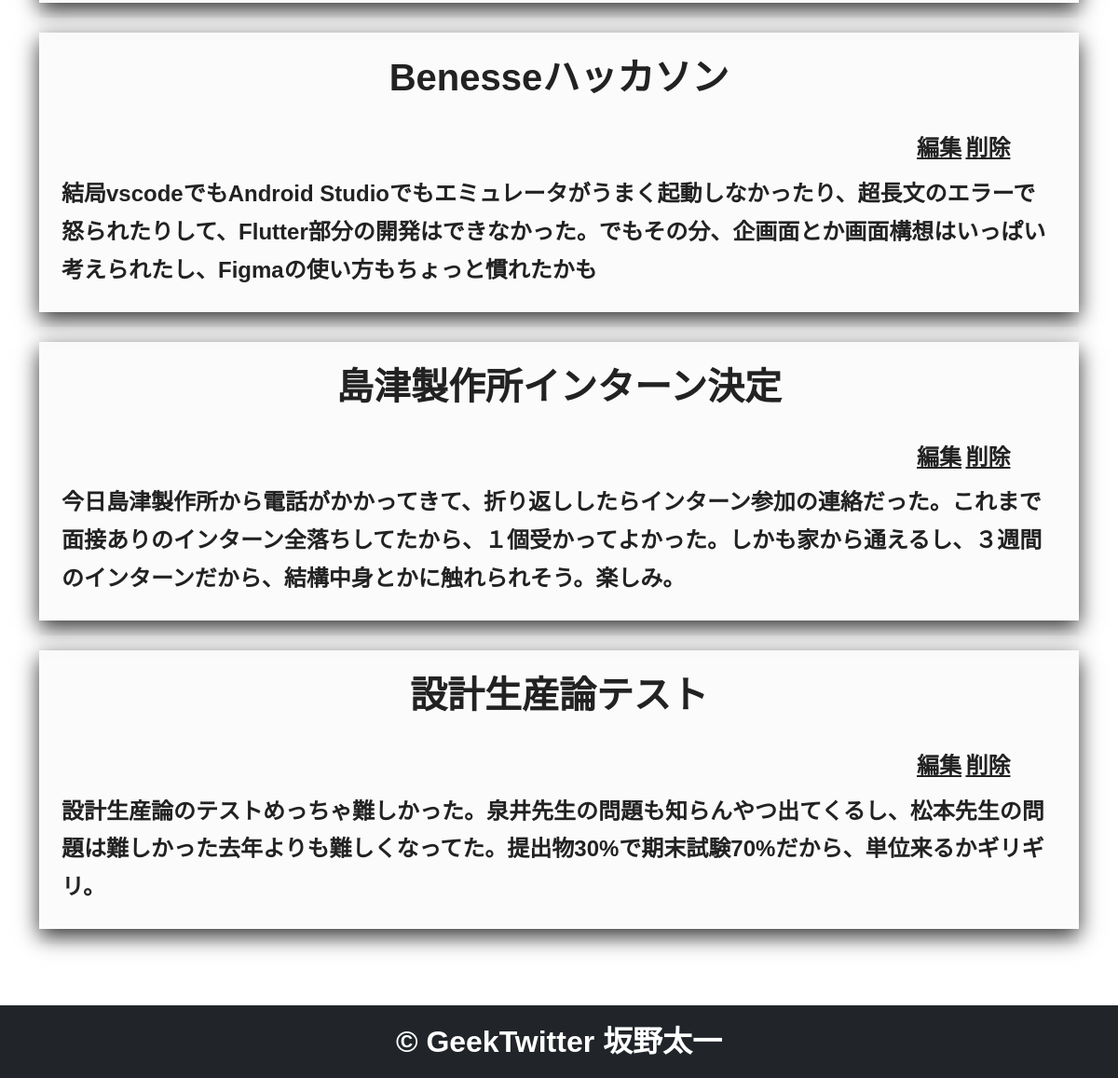
Before: /index (signed in, lower part) with the older database file.
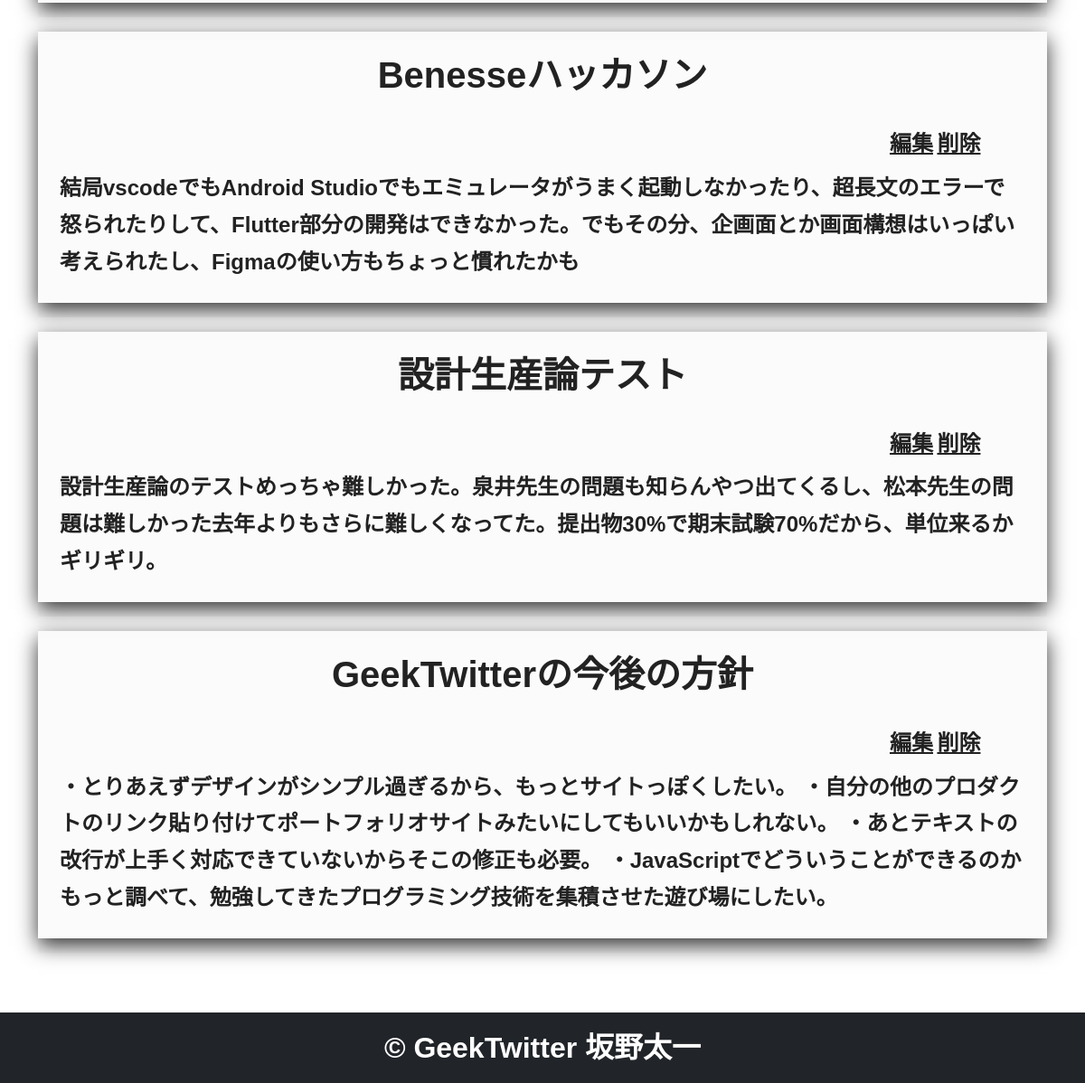
After: the same page with the newer database file.
### app.py (models this page shows)
class Post(db.Model):
    id = db.Column(
        db.Integer, primary_key=True
    )  # primary_key : それぞれの投稿を判断する主Key
    title = db.Column(db.String(50), nullable=False)
    body = db.Column(db.String(400), nullable=False)
    created_at = db.Column(
        db.DateTime, nullable=False, default=datetime.now(pytz.timezone("Asia/Tokyo"))
    )

### app.py (the view)
@app.route("/index", methods=["GET", "POST"])
@login_required
def index():
    if request.method == "POST":
        text_input = request.form.get("search")
        print(f"text_input : {text_input}")
        if (text_input is None) or len(text_input) == 0:
            posts = Post.query.all()
        else:
            posts = (
                db.session.query(Post)
                .filter(
                    or_(
                        Post.body.contains(text_input),
                        Post.title.contains(text_input),
                    )
                )
                .all()
            )
        return render_template("index.html", posts=posts)
    else:
        posts = Post.query.all()
        return render_template("index.html", posts=posts)

### app.py (called while the page is built)
@login_manager.user_loader
def load_user(user_id):
    return User.query.get(int(user_id))

### templates/index.html (shortened to what this page needs)
{% extends "base.html" %}
{% block content %}
<div class="container">
    {% for post in posts %}
    <article>
        <div class="container py-3 post-box">
            <div class="row card-effect">
                <h3 class="text-center mx-auto py-4"><b>{{post.title}}</b></h3>
                <div class="col-md-10"></div>
                <div class="col-md-2 mx-auto">
                    <a href="/{{post.id}}/update" role = "button">編集</a>
                    <a href="/{{post.id}}/delete" role = "button">削除</a>
                </div>
                <div class="container"><p class="container py-2 post">{{post.body}}</p>
                </div>
            </div>
        </div>
    </article>
{% endfor %}
</div>
{% endblock %}

### templates/base.html (shortened to what this page needs)
<!DOCTYPE html>
<html lang="ja">
<head>
    <link href="https://cdn.jsdelivr.net/npm/bootstrap@5.3.0/dist/css/bootstrap.min.css" rel="stylesheet">
</head>
<body>
        {% block content %}
        {% endblock %}
    <div class="my-5 py-5"></div>
    <footer class="d-flex justify-content-center fixed-bottom bg-dark text-white footer">
        <div><b>© GeekTwitter 坂野太一</b></div>
    </footer>
</body>
</html>

### templates/base.html (style rules this page uses)
* { box-sizing: border-box; }
:root { --primary: #0d6efd; --dark: rgb(34, 34, 34); --body: rgb(248, 248, 248); --box-shadow: 0 8px 22px rgba(0, 0, 0, 0.8); }
body { height: 1500px; margin-bottom: 200px; padding-bottom: 120px; padding-top: 5%; font-family: "Sora", sans-serif; line-height: 1.7; background: white; }
a, h3 { color: var(--dark); text-decoration: none; font-weight: 700; }
a { text-decoration: underline; font-size: 150%; }
h3 { font-size: 250%; }
p { color: var(--dark); font-size: 150%; }
.post { font-weight: 700; }
.card-effect { box-shadow: var(--box-shadow); }
.post-box { background-color: rgba(233, 233, 233, 0.2); }
.footer { padding: 1% 0; font-size: 200%; }

Changed rows visible on the page:
removed Post: title "島津製作所インターン決定", body "今日島津製作所から電話がかかってきて、折り返ししたらインターン参加の連絡だった。これまで面接ありのインターン全落ちしてたから、１個受かってよかった。しかも家から通えるし、３週間のインターンだから、結構中身とかに触れられそう。楽しみ。"
changed Post "設計生産論テスト": body "設計生産論のテストめっちゃ難しかった。泉井先生の問題も知らんやつ出てくるし、松本先生の問題は難しかった去年よりも難しくなってた。提出物30%で期末試験70%だから、単位来るかギリギリ。" → "設計生産論のテストめっちゃ難しかった。泉井先生の問題も知らんやつ出てくるし、松本先生の問題は難しかった去年よりもさらに難しくなってた。提出物30%で期末試験70%だから、単位来るかギリギリ。"
added Post: title "GeekTwitterの今後の方針", body "・とりあえずデザインがシンプル過ぎるから、もっとサイトっぽくしたい。 ・自分の他のプロダクトのリンク貼り付けてポートフォリオサイトみたいにしてもいいかもしれない。 ・あとテキストの改行が上手く対応できていないからそこの修正も必要。 ・JavaScriptでどういうことができるのかもっと調べて、勉強してきたプログラミング技術を集積させた遊び場にしたい。"
